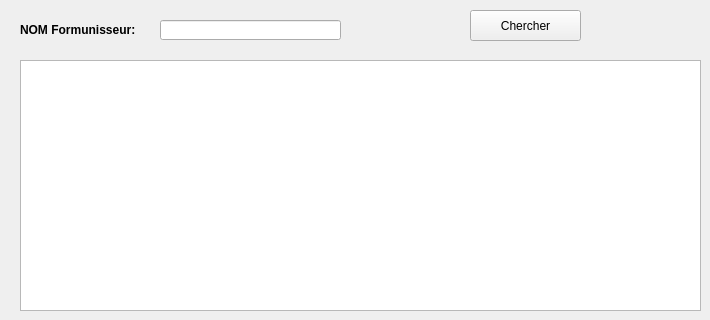
      <widget class="QWidget" name="aff_region">
       <attribute name="title">
        <string>afficher</string>
       </attribute>
       <widget class="QTableView" name="four">
        <property name="geometry">
         <rect>
          <x>20</x>
          <y>60</y>
          <width>681</width>
          <height>251</height>
         </rect>
        </property>
        <property name="styleSheet">
         <string notr="true"/>
        </property>
       </widget>
       <widget class="QLabel" name="label_33">
        <property name="geometry">
         <rect>
          <x>20</x>
          <y>20</y>
          <width>131</width>
          <height>20</height>
         </rect>
        </property>
        <property name="font">
         <font>
          <weight>75</weight>
          <bold>true</bold>
         </font>
        </property>
        <property name="text">
         <string>NOM Formunisseur:</string>
        </property>
       </widget>
       <widget class="QPushButton" name="chercher_cp_F">
        <property name="geometry">
         <rect>
          <x>470</x>
          <y>10</y>
          <width>111</width>
          <height>31</height>
         </rect>
        </property>
        <property name="palette">
         <palette>
          <active/>
          <inactive/>
          <disabled/>
         </palette>
        </property>
        <property name="autoFillBackground">
         <bool>false</bool>
        </property>
        <property name="styleSheet">
         <string notr="true">#pushButton_chercher
{
-moz-box-shadow: 0px 10px 14px -7px #3e7327;
	-webkit-box-shadow: 0px 10px 14px -7px #3e7327;
	box-shadow: 0px 10px 14px -7px #3e7327;
	background:-webkit-gradient(linear, left top, left bottom, color-stop(0.05, #77b55a), color-stop(1, #72b352));
	background:-moz-linear-gradient(top, #77b55a 5%, #72b352 100%);
	background:-webkit-linear-gradient(top, #77b55a 5%, #72b352 100%);
	background:-o-linear-gradient(top, #77b55a 5%, #72b352 100%);
	background:-ms-linear-gradient(top, #77b55a 5%, #72b352 100%);
	background:linear-gradient(to bottom, #77b55a 5%, #72b352 100%);
	
	background-color: darkCyan ;
	-moz-border-radius:4px;
	-webkit-border-radius:4px;
	border-radius:4px;
	border:1px solid #4b8f29;
	display:inline-block;
	cursor:pointer;
	color:#ffffff;
	font-family:Arial;
	font-size:13px;
	font-weight:bold;
	padding:6px 12px;
	text-decoration:none;
	text-shadow:0px 1px 0px #5b8a3c;
}
#pushButton_chercher:hover{
background:-webkit-gradient(linear, left top, left bottom, color-stop(0.05, #72b352), color-stop(1, #77b55a));
	background:-moz-linear-gradient(top, #72b352 5%, #77b55a 100%);
	background:-webkit-linear-gradient(top, #72b352 5%, #77b55a 100%);
	background:-o-linear-gradient(top, #72b352 5%, #77b55a 100%);
	background:-ms-linear-gradient(top, #72b352 5%, #77b55a 100%);
	background:linear-gradient(to bottom, #72b352 5%, #77b55a 100%);
	
	background-color:blue;
}</string>
        </property>
        <property name="text">
         <string>Chercher</string>
        </property>
       </widget>
       <widget class="QLineEdit" name="chercher_regionF">
        <property name="geometry">
         <rect>
          <x>160</x>
          <y>20</y>
          <width>181</width>
          <height>20</height>
         </rect>
        </property>
        <property name="text">
         <string/>
        </property>
       </widget>
      </widget>
